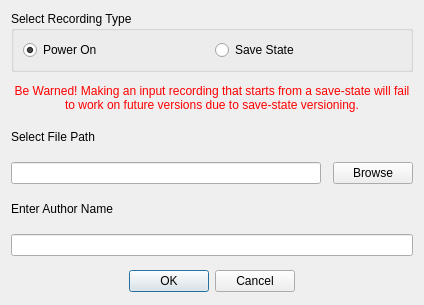
<?xml version="1.0" encoding="UTF-8"?>
<ui version="4.0">
 <class>NewInputRecordingDlg</class>
 <widget class="QDialog" name="NewInputRecordingDlg">
  <property name="geometry">
   <rect>
    <x>0</x>
    <y>0</y>
    <width>424</width>
    <height>305</height>
   </rect>
  </property>
  <property name="windowTitle">
   <string>New Input Recording</string>
  </property>
  <layout class="QVBoxLayout" name="verticalLayout_2">
   <property name="spacing">
    <number>12</number>
   </property>
   <item>
    <layout class="QVBoxLayout" name="m_mainLayout">
     <property name="spacing">
      <number>12</number>
     </property>
     <item>
      <widget class="QGroupBox" name="m_recTypeGroup">
       <property name="title">
        <string>Select Recording Type</string>
       </property>
       <property name="flat">
        <bool>false</bool>
       </property>
       <layout class="QHBoxLayout" name="horizontalLayout_2">
        <item>
         <layout class="QHBoxLayout" name="m_recTypeLayout">
          <item>
           <widget class="QRadioButton" name="m_recTypePowerOn">
            <property name="text">
             <string extracomment="Indicates that the input recording that is about to be started will be recorded from the moment the emulation boots on/starts.">Power On</string>
            </property>
            <property name="checked">
             <bool>true</bool>
            </property>
           </widget>
          </item>
          <item>
           <widget class="QRadioButton" name="m_recTypeSaveState">
            <property name="text">
             <string extracomment="Indicates that the input recording that is about to be started will be recorded when an accompanying save state is saved.">Save State</string>
            </property>
           </widget>
          </item>
         </layout>
        </item>
       </layout>
      </widget>
     </item>
     <item>
      <widget class="QLabel" name="m_recTypeWarning">
       <property name="sizePolicy">
        <sizepolicy hsizetype="Minimum" vsizetype="Preferred">
         <horstretch>0</horstretch>
         <verstretch>0</verstretch>
        </sizepolicy>
       </property>
       <property name="text">
        <string>&lt;html&gt;&lt;head/&gt;&lt;body&gt;&lt;p align=&quot;center&quot;&gt;&lt;span style=&quot; color:#ff0000;&quot;&gt;Be Warned! Making an input recording that starts from a save-state will fail to work on future versions due to save-state versioning.&lt;/span&gt;&lt;/p&gt;&lt;/body&gt;&lt;/html&gt;</string>
       </property>
       <property name="wordWrap">
        <bool>true</bool>
       </property>
      </widget>
     </item>
     <item>
      <widget class="QLabel" name="m_filePathLabel">
       <property name="text">
        <string>Select File Path</string>
       </property>
      </widget>
     </item>
     <item>
      <layout class="QHBoxLayout" name="m_filePathLayout">
       <item>
        <widget class="QLineEdit" name="m_filePathInput"/>
       </item>
       <item>
        <widget class="QPushButton" name="m_filePathBrowseBtn">
         <property name="text">
          <string>Browse</string>
         </property>
        </widget>
       </item>
      </layout>
     </item>
     <item>
      <widget class="QLabel" name="m_authorLabel">
       <property name="text">
        <string>Enter Author Name</string>
       </property>
      </widget>
     </item>
     <item>
      <widget class="QLineEdit" name="m_authorInput"/>
     </item>
     <item>
      <widget class="QDialogButtonBox" name="m_dlgBtns">
       <property name="sizePolicy">
        <sizepolicy hsizetype="Expanding" vsizetype="Minimum">
         <horstretch>0</horstretch>
         <verstretch>0</verstretch>
        </sizepolicy>
       </property>
       <property name="orientation">
        <enum>Qt::Horizontal</enum>
       </property>
       <property name="standardButtons">
        <set>QDialogButtonBox::Cancel|QDialogButtonBox::Ok</set>
       </property>
       <property name="centerButtons">
        <bool>true</bool>
       </property>
      </widget>
     </item>
    </layout>
   </item>
  </layout>
 </widget>
 <resources/>
 <connections>
  <connection>
   <sender>m_dlgBtns</sender>
   <signal>accepted()</signal>
   <receiver>NewInputRecordingDlg</receiver>
   <slot>accept()</slot>
   <hints>
    <hint type="sourcelabel">
     <x>248</x>
     <y>254</y>
    </hint>
    <hint type="destinationlabel">
     <x>157</x>
     <y>274</y>
    </hint>
   </hints>
  </connection>
  <connection>
   <sender>m_dlgBtns</sender>
   <signal>rejected()</signal>
   <receiver>NewInputRecordingDlg</receiver>
   <slot>reject()</slot>
   <hints>
    <hint type="sourcelabel">
     <x>316</x>
     <y>260</y>
    </hint>
    <hint type="destinationlabel">
     <x>286</x>
     <y>274</y>
    </hint>
   </hints>
  </connection>
 </connections>
</ui>
